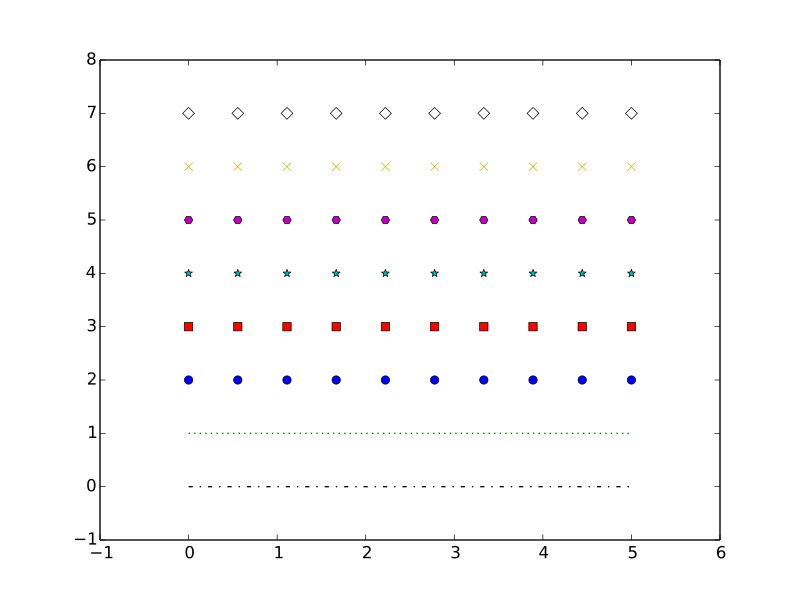

Write Python code to recreate this figure.
x = np.linspace(0, 5, 10)
y = np.ones(10)
ls = np.array(['-.', ':', 'o', 's', '*', 'H', 'x', 'D'])

for i in xrange(8):
	plt.plot(x, i*y, colors[i]+ls[i])
	
plt.axis([-1, 6, -1, 8])
plt.show()
